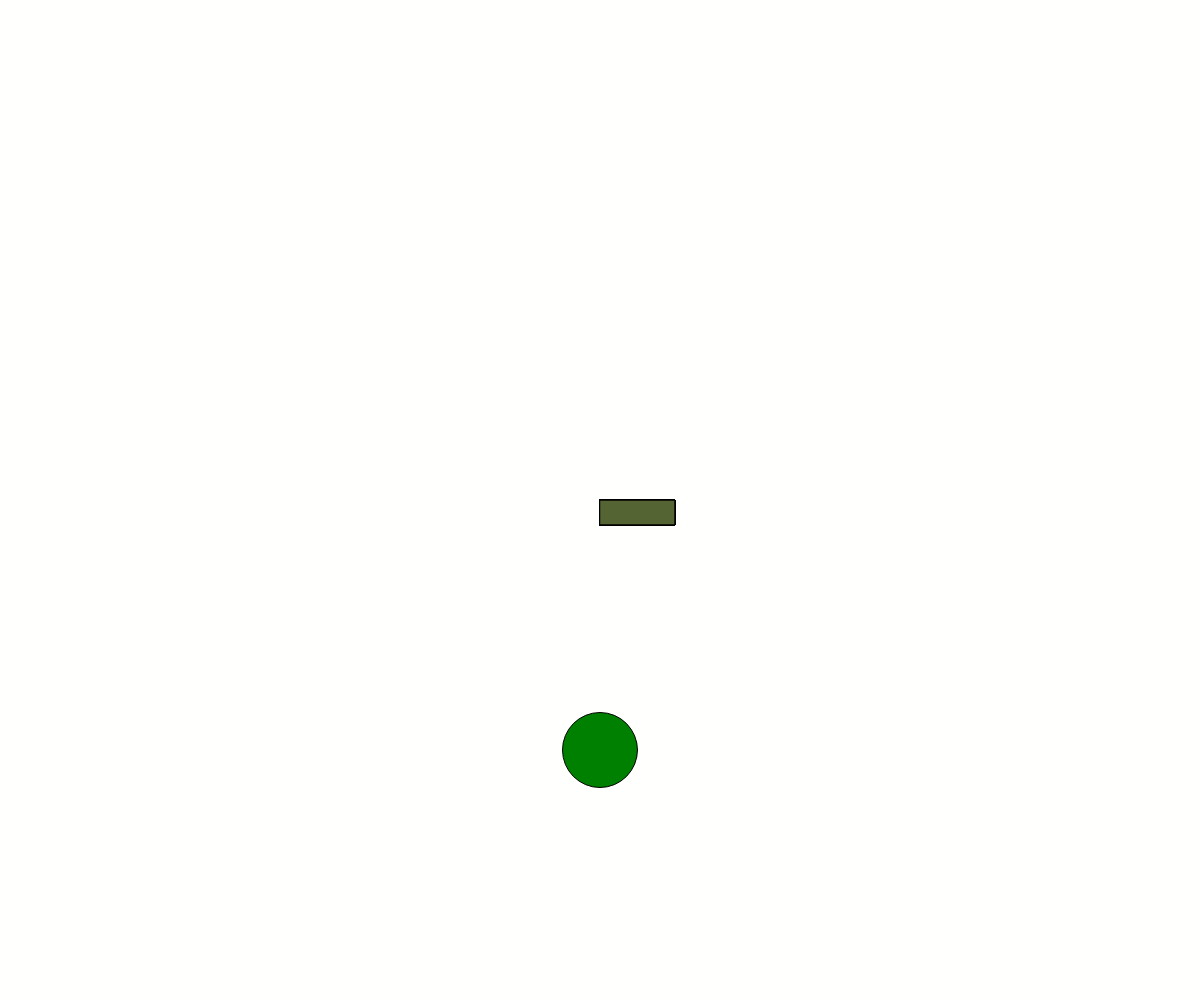
Frame 1 (no input)
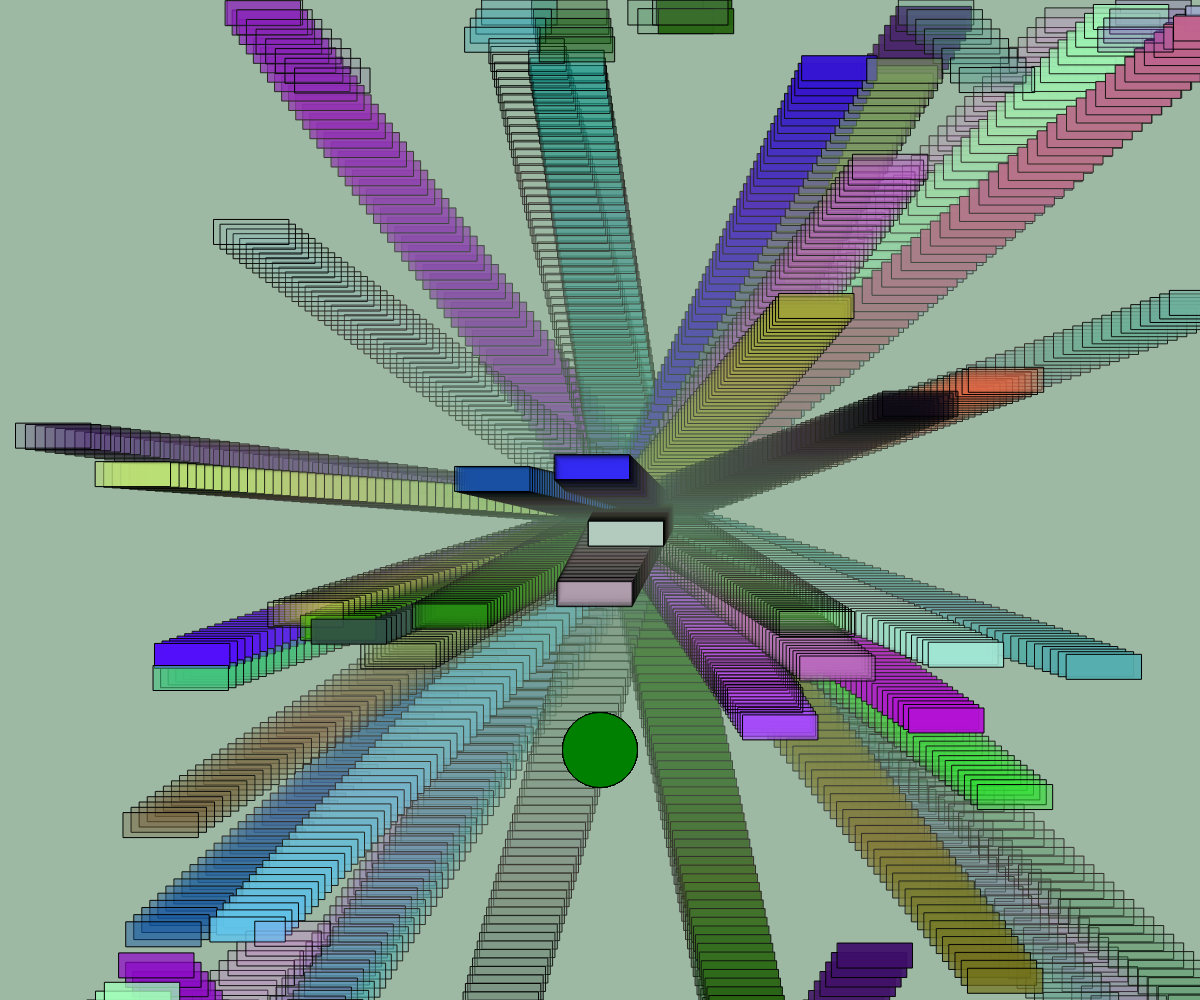
Frame 60 (no input)
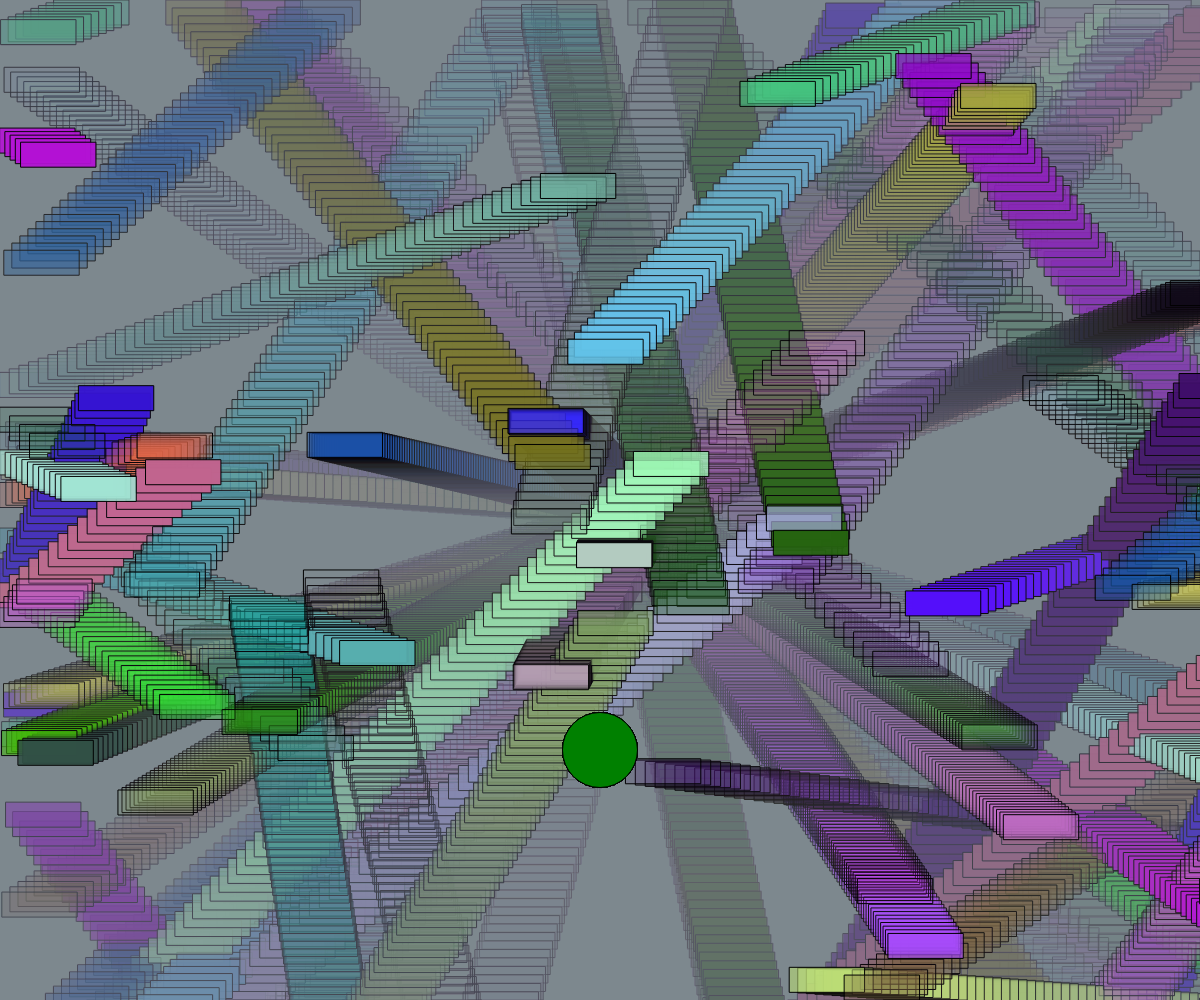
Frame 120 (the mouse pressed at the canvas centre since frame 60)

The p5.js sketch that drew these frames (run headless with seeded random() and noise() and a simulated clock; from frame 60 on, the mouse is pressed at the canvas centre):

// p5.js sketch
// ── sketch.js
let frogPosition;
let cars = [];
function setup() {
  createCanvas(windowWidth, windowHeight);

  // Spawn one object
  for(let i = 0;i<50;i++){
    cars.push(new Car());
  }
  frogPosition = createVector(width/2,height*3/4);
}

function draw() {
      background(random(255),random(255),random(255),random(0, 10));
  for(let i = 0;i<cars.length-1;i++){
    cars[i].display();
    cars[i].move();
  }
  fill('green');
  ellipse(frogPosition.x,frogPosition.y,75);
}




class Car {

  // constructor and attributes
  constructor() {
    this.pos = createVector(width/2,height/2);
    this.v = createVector(random(-10,10),random(-10,10));
    this.rgb = createVector(random(255),random(255),random(255));
    this.a = random(255);
    this.textSize = random(36,84);
  }

  // methods

  display() {
    fill(this.rgb.x,this.rgb.y,this.rgb.z,this.a);
    rect(this.pos.x, this.pos.y, 75, 25);
    //textSize(this.textSize);
    //text("Bongo",this.pos.x, this.pos.y);
  }

  move() {
    this.pos.add(this.v);
    if(this.pos.y<0){
      this.pos.y = height;
      this.pos.x = random(width);
    }else if(this.pos.y > height){
      this.pos.y = 0;
      this.pos.x = random(width);
    }
    if(this.pos.x<0){
      this.pos.x = width;
      this.pos.y = random(height);
    }else if(this.pos.x > width){
      this.pos.x = 0;
            this.pos.y = random(height);
    }
  }

}
